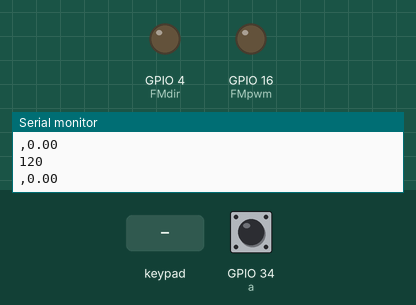
The sketch below on a simulated ESP32. On the bench: output pins drawn as LEDs (lit = HIGH), the last lines printed to the serial monitor. The test bench sets the inputs (shaded band); at power-on: GPIO 34 (a) HIGH. Nothing arrives over Bluetooth unless stated.

Above: at 2.2 s.
2.3 s: key 'S' pressed
At 3.4 s:
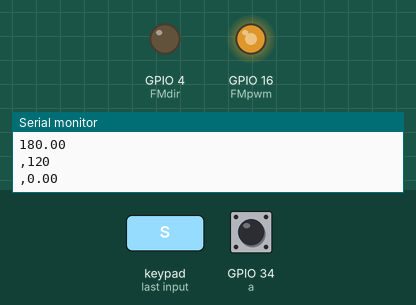
3.8 s: key 'O' pressed
At 4.5 s:
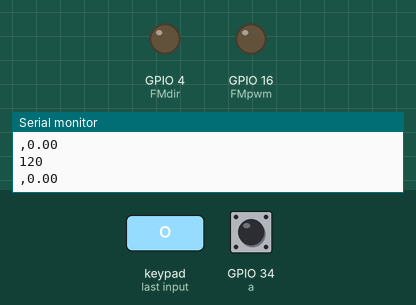
Timing chart, 0 to 6.8 s (numbered marks = the images above; inputs shaded):
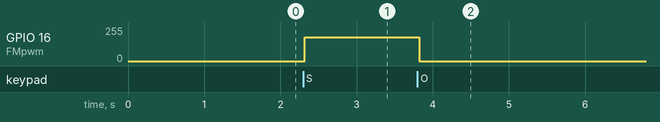

The sketch:

PIDDRIVE.ino
```cpp
#include <ps5Controller.h>

int FMpwm=16,FMdir=4;//LMpwm=23,LMdir=22,RMpwm=19,RMdir=21;
int pulsecount=0,interval = 2000;
const int a = 34;
long current = 0,previous = 0;
int ppr = 18062,setpoint = 120;
double z = 180,error,Kp,Ki,Kd,P,I=0;
double dt, last_time;
double rpm;

float ly=ps5.LStickY();


void setup() {
  Serial.begin(115200);
  ps5.begin("88:03:4C:93:FE:13"); //replace with MAC address of your controller


    while (ps5.isConnected()==0) {
    Serial.println("Connecting...");
    }
  Serial.println("Ready.");
  pinMode(a,INPUT_PULLUP);
  attachInterrupt(digitalPinToInterrupt(a),pulsecounter,CHANGE);
  pinMode(FMpwm,OUTPUT);

  pinMode(FMdir,OUTPUT);
      delay(1000);

  }


// float mapp(float control){
//   float z;
//   if((-128<=control)&&(control<=-30))
//   {
//     z=map(control,-30,-128,0,225);
//   }
//   else if((30<=control)&&(control<=128))
//   {
//     z=map(control,30,128,0,225);
//   }
//   else
//   z =0;
//   return z;
// }

  void forward(){

    digitalWrite(FMdir,LOW);
    analogWrite(FMpwm,z);
    delay(150);

    // Serial.println("IAM IN FORWARD");


  }

 void back(){
    digitalWrite(FMdir,HIGH);
    analogWrite(FMpwm,z);
        delay(150);
    //digitalWrite(LMdir,LOW);
    //analogWrite(LMpwm,z);
    //digitalWrite(RMdir,HIGH);
    //analogWrite(RMpwm,z);
    // Serial.println("IAM IN BACK");

  }


void stop(){
    digitalWrite(FMdir,LOW);
    analogWrite(FMpwm,0);
    delay(150);
    //Serial.println("IAM IN STOP");


}

void pidcontrol()
{

  error = setpoint -rpm;

  Kp =10;
  Ki = 0.0;
  P = Kp*error;
  I = Ki*(I+error*dt);
  double G = P+I;
  if(G>0){
  z =(int)z+fabs(G);}
  if(G<0)
  {
    z =(int)z-fabs(G);
  }
  if(z>180)
  {
    z = 180;
  }
        Serial.println(z);
      Serial.print(',');
}

void loop() {
    double now = millis();
  dt = (now - last_time)/1000.00;
  last_time = now;
  current = millis();
    //   Serial.println(setpoint);
    // Serial.print(',');
    //     Serial.println(rpm);
   //      Serial.println(error);

   if(current-previous>500)
   {
        // Serial.println(Kp);
      //Serial.print(',');
     Serial.println(setpoint);
      Serial.print(',');
    rpm = ((pulsecount*60*2)/ppr);
    Serial.println(rpm);
    // Serial.println(z);
    pulsecount = 0;
    previous = current;
   }
  //pidcontrol();

if (ps5.Square()){

    forward();
    pidcontrol();


  }
  if (ps5.Cross()) {

    back();
    pidcontrol();


  }
  if(ps5.Circle()) {
    stop();
  }


}

void pulsecounter(){
  pulsecount++;

}
```

Measured:
- after the input at 2.3 s, GPIO 16 (FMpwm): 0/255 → 180/255 at once
- after the input at 3.8 s, GPIO 16 (FMpwm): 180/255 → 0/255 at once
